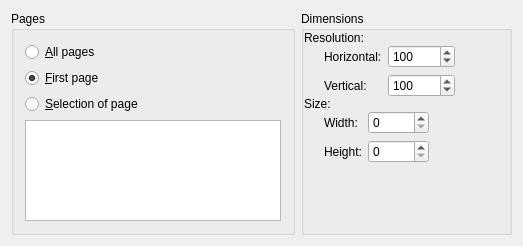
<?xml version="1.0" encoding="UTF-8"?>
<ui version="4.0">
 <class>PDFImportWidgetBase</class>
 <widget class="QWidget" name="PDFImportWidgetBase">
  <property name="geometry">
   <rect>
    <x>0</x>
    <y>0</y>
    <width>523</width>
    <height>246</height>
   </rect>
  </property>
  <property name="windowTitle">
   <string>PDFImportWidget</string>
  </property>
  <layout class="QHBoxLayout">
   <item>
    <widget class="QGroupBox" name="buttonGroup1">
     <property name="title">
      <string>Pages</string>
     </property>
     <layout class="QVBoxLayout">
      <property name="spacing">
       <number>6</number>
      </property>
      <property name="margin">
       <number>11</number>
      </property>
      <item>
       <widget class="QRadioButton" name="boolAllPages">
        <property name="text">
         <string>&amp;All pages</string>
        </property>
       </widget>
      </item>
      <item>
       <widget class="QRadioButton" name="boolFirstPage">
        <property name="text">
         <string>&amp;First page</string>
        </property>
        <property name="checked">
         <bool>true</bool>
        </property>
       </widget>
      </item>
      <item>
       <widget class="QRadioButton" name="boolSelectionPage">
        <property name="text">
         <string>&amp;Selection of page</string>
        </property>
       </widget>
      </item>
      <item>
       <widget class="QListWidget" name="listPages">
        <property name="selectionMode">
         <enum>QAbstractItemView::MultiSelection</enum>
        </property>
       </widget>
      </item>
     </layout>
    </widget>
   </item>
   <item>
    <widget class="QGroupBox" name="groupBox1">
     <property name="title">
      <string>Dimensions</string>
     </property>
     <property name="flat">
      <bool>false</bool>
     </property>
     <layout class="QGridLayout">
      <property name="margin">
       <number>0</number>
      </property>
      <property name="spacing">
       <number>0</number>
      </property>
      <item row="0" column="0">
       <widget class="QLabel" name="textLabel1">
        <property name="text">
         <string>Resolution:</string>
        </property>
       </widget>
      </item>
      <item row="1" column="0">
       <layout class="QHBoxLayout">
        <property name="spacing">
         <number>6</number>
        </property>
        <property name="margin">
         <number>0</number>
        </property>
        <item>
         <spacer>
          <property name="orientation">
           <enum>Qt::Horizontal</enum>
          </property>
          <property name="sizeType">
           <enum>QSizePolicy::Fixed</enum>
          </property>
          <property name="sizeHint" stdset="0">
           <size>
            <width>20</width>
            <height>20</height>
           </size>
          </property>
         </spacer>
        </item>
        <item>
         <layout class="QGridLayout">
          <property name="margin">
           <number>0</number>
          </property>
          <property name="spacing">
           <number>6</number>
          </property>
          <item row="0" column="0">
           <widget class="QLabel" name="textLabel5">
            <property name="text">
             <string comment="horizontal resolution">Horizontal:</string>
            </property>
           </widget>
          </item>
          <item row="1" column="0">
           <widget class="QLabel" name="intVerticalqsdf">
            <property name="text">
             <string comment="vertical resolution">Vertical:</string>
            </property>
           </widget>
          </item>
          <item row="0" column="1">
           <widget class="QSpinBox" name="intHorizontal">
            <property name="minimum">
             <number>1</number>
            </property>
            <property name="maximum">
             <number>999999</number>
            </property>
            <property name="value">
             <number>100</number>
            </property>
           </widget>
          </item>
          <item row="1" column="1">
           <widget class="QSpinBox" name="intVertical">
            <property name="minimum">
             <number>1</number>
            </property>
            <property name="maximum">
             <number>999999</number>
            </property>
            <property name="value">
             <number>100</number>
            </property>
           </widget>
          </item>
         </layout>
        </item>
        <item>
         <spacer>
          <property name="orientation">
           <enum>Qt::Horizontal</enum>
          </property>
          <property name="sizeType">
           <enum>QSizePolicy::Expanding</enum>
          </property>
          <property name="sizeHint" stdset="0">
           <size>
            <width>31</width>
            <height>20</height>
           </size>
          </property>
         </spacer>
        </item>
       </layout>
      </item>
      <item row="2" column="0">
       <widget class="QLabel" name="textLabel2">
        <property name="text">
         <string>Size:</string>
        </property>
       </widget>
      </item>
      <item row="3" column="0">
       <layout class="QHBoxLayout">
        <property name="spacing">
         <number>6</number>
        </property>
        <property name="margin">
         <number>0</number>
        </property>
        <item>
         <spacer>
          <property name="orientation">
           <enum>Qt::Horizontal</enum>
          </property>
          <property name="sizeType">
           <enum>QSizePolicy::Fixed</enum>
          </property>
          <property name="sizeHint" stdset="0">
           <size>
            <width>20</width>
            <height>20</height>
           </size>
          </property>
         </spacer>
        </item>
        <item>
         <layout class="QGridLayout">
          <property name="margin">
           <number>0</number>
          </property>
          <property name="spacing">
           <number>6</number>
          </property>
          <item row="1" column="1">
           <widget class="QSpinBox" name="intHeight">
            <property name="maximum">
             <number>99999</number>
            </property>
           </widget>
          </item>
          <item row="0" column="0">
           <widget class="QLabel" name="intWidthzqffs">
            <property name="text">
             <string>Width:</string>
            </property>
           </widget>
          </item>
          <item row="0" column="1">
           <widget class="QSpinBox" name="intWidth">
            <property name="maximum">
             <number>99999</number>
            </property>
           </widget>
          </item>
          <item row="1" column="0">
           <widget class="QLabel" name="intHeightqsdfq">
            <property name="text">
             <string>Height:</string>
            </property>
           </widget>
          </item>
         </layout>
        </item>
        <item>
         <spacer>
          <property name="orientation">
           <enum>Qt::Horizontal</enum>
          </property>
          <property name="sizeType">
           <enum>QSizePolicy::Expanding</enum>
          </property>
          <property name="sizeHint" stdset="0">
           <size>
            <width>51</width>
            <height>20</height>
           </size>
          </property>
         </spacer>
        </item>
       </layout>
      </item>
      <item row="4" column="0">
       <spacer>
        <property name="orientation">
         <enum>Qt::Vertical</enum>
        </property>
        <property name="sizeHint" stdset="0">
         <size>
          <width>20</width>
          <height>40</height>
         </size>
        </property>
       </spacer>
      </item>
     </layout>
    </widget>
   </item>
  </layout>
 </widget>
 <layoutdefault spacing="6" margin="11"/>
 <tabstops>
  <tabstop>boolAllPages</tabstop>
  <tabstop>boolFirstPage</tabstop>
  <tabstop>boolSelectionPage</tabstop>
  <tabstop>listPages</tabstop>
  <tabstop>intHorizontal</tabstop>
  <tabstop>intVertical</tabstop>
  <tabstop>intWidth</tabstop>
  <tabstop>intHeight</tabstop>
 </tabstops>
 <resources/>
 <connections/>
</ui>
